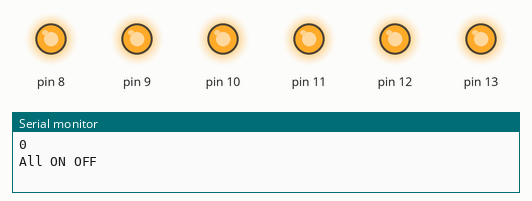
A sketch run on a simulated Arduino Uno, built with avr-gcc and run on an emulated ATmega328P. Parts: output pins drawn as LEDs (lit = HIGH), the last lines printed to the serial monitor. Random numbers use the default seed unless the sketch sets one.

Above: at 0.15 s.
At 2.85 s:
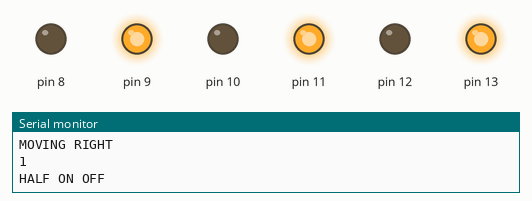
At 9.45 s:
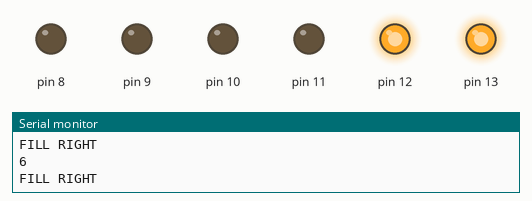
At 18.75 s:
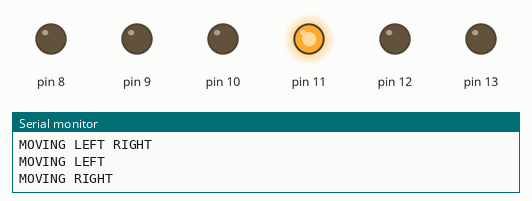
At 28.05 s:
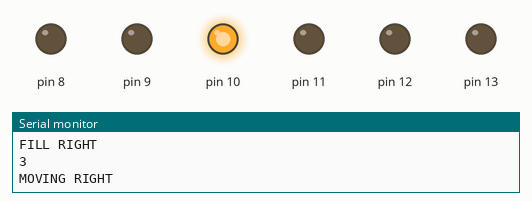
At 37.6 s:
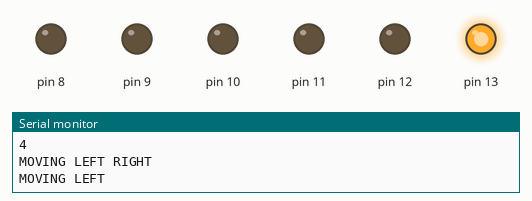
Timing chart, 0 to 40.0 s (numbered marks = the images above):
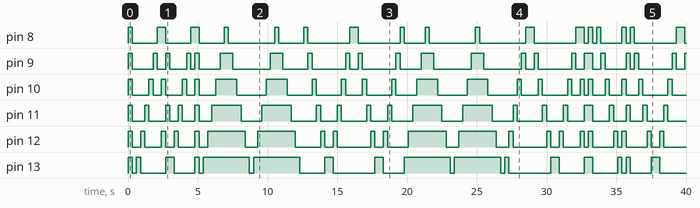

The sketch:

G01_P13_SWITCH.ino
```cpp
/*
   Board: Arduino UNO

   Poject Description: Demonstrate how to use switch statement.
   By putting all leds action in one project.

   url: https://github.com/sfad/arduino_projects
*/

#define DELAY_MS 300

void setup() {
    Serial.begin(9600);
    DDRB = 0b00111111;  // set pins 0-6 of PORT B as OUTPUT

    /*
       if analog input pin 0 is unconnected, random analog
       noise will cause the call to randomSeed() to generate
       different seed numbers each time the sketch runs.
       randomSeed() will then shuffle the random function.
    */
    randomSeed(analogRead(0));
}

void loop() {
    int action = random(7);
    Serial.println(action);

    switch (action) {
        case 0:
            allOnOff();
            break;
        case 1:
            halfOnOff();
            break;
        case 2:
            movingLeft();
            break;
        case 3:
            movingRight();
            break;
        case 4:
            movingLeftRight();
            break;
        case 5:
            fillLeft();
            break;
        case 6:
            fillRight();
            break;
        default:
            wrongAction();
            break;
    }
}

void allOnOff() {
    Serial.println("All ON OFF");
    PORTB = 0x3F;
    delay(DELAY_MS);
    PORTB = 0;
    delay(DELAY_MS);
}

void halfOnOff() {
    Serial.println("HALF ON OFF");
    PORTB = 0x15;
    delay(DELAY_MS);
    PORTB = PORTB ^ 0x3F;
    delay(DELAY_MS);
    PORTB = 0;
}

void movingLeft() {
    Serial.println("MOVING LEFT");
    digitalWrite(8, HIGH);
    delay(DELAY_MS);
    while (true) {
        PORTB = PORTB << 1;
        delay(DELAY_MS);
        if (PORTB == 0x20) break;
    }
    PORTB = 0;
}

void movingRight() {
    Serial.println("MOVING RIGHT");
    digitalWrite(13, HIGH);
    delay(DELAY_MS);
    while (true) {
        PORTB = PORTB >> 1;
        delay(DELAY_MS);
        if (PORTB == 1) break;
    }
    PORTB = 0;
}

void movingLeftRight() {
    Serial.println("MOVING LEFT RIGHT");
    movingLeft();
    movingRight();
}

void fillLeft() {
    Serial.println("FILL LEFT");
    PORTB = 0;
    delay(DELAY_MS);
    while (true) {
        PORTB = PORTB << 1 | 1;
        delay(DELAY_MS);
        if (PORTB & 0x20) break;
    }
    while (true) {
        PORTB = PORTB >> 1;
        delay(DELAY_MS);
        if (PORTB == 0) break;
    }
}

void fillRight() {
    Serial.println("FILL RIGHT");
    digitalWrite(13, HIGH);
    delay(DELAY_MS);
    while (true) {
        PORTB = PORTB >> 1 | 0x20;
        delay(DELAY_MS);
        if ((PORTB & 0x3F) == 0x3F) break;
    }
    while (true) {
        PORTB = PORTB << 1 & 0x3E;
        delay(DELAY_MS);
        if ((PORTB & 0x3F) == 0) break;
    }
}

void wrongAction() {
    Serial.println("WRONG ACTION !!!!");
    delay(1000);
}
```

Measured:
- by itself, pin 8: LOW → HIGH at 0.00 s, → LOW 0.30 s later, → HIGH 1.8 s later, → LOW 0.60 s later, … (34 changes in this stretch)
- by itself, pin 9: LOW → HIGH at 0.00 s, → LOW 0.30 s later, → HIGH 1.5 s later, → LOW 0.30 s later, … (43 changes in this stretch)
- by itself, pin 10: LOW → HIGH at 0.00 s, → LOW 0.30 s later, → HIGH 1.2 s later, → LOW 0.30 s later, … (44 changes in this stretch)
- by itself, pin 11: LOW → HIGH at 0.00 s, → LOW 0.30 s later, → HIGH 0.90 s later, → LOW 0.30 s later, … (42 changes in this stretch)
- by itself, pin 12: LOW → HIGH at 0.00 s, → LOW 0.30 s later, → HIGH 0.60 s later, → LOW 0.30 s later, … (44 changes in this stretch)
- by itself, pin 13: LOW → HIGH at 0.00 s, → LOW 0.30 s later, → HIGH 0.30 s later, → LOW 0.30 s later, … (32 changes in this stretch)
